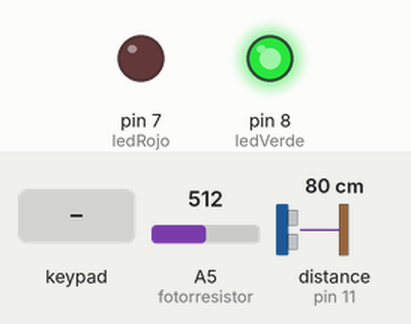
Recording of a sketch running on a simulated Arduino Uno, built with avr-gcc and run on an emulated ATmega328P. On the bench: output pins drawn as LEDs (lit = HIGH). Dashed ring = blinking. The inputs (shaded band) are chosen by the test bench; at power-on: A5 (fotorresistor) = 512, distance to the obstacle (sensor on pin 11) 80 cm. The echo pulse lasts 58.3 µs per cm; pins used as bus, display or sensor lines are not drawn.

Above: at 1.2 s.
1.3 s: keypad keys 2 3 4 5 pressed 0.4 s apart
At 5.8 s:
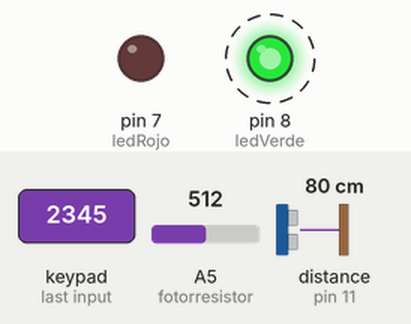
5.9 s: keypad keys 9 8 7 6 pressed 0.4 s apart
At 7.5 s:
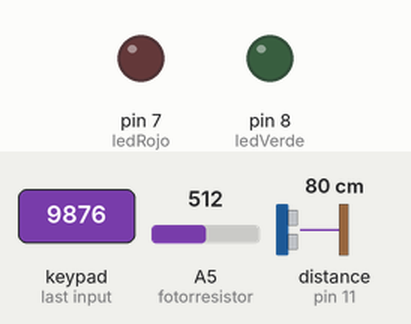
At 9.5 s:
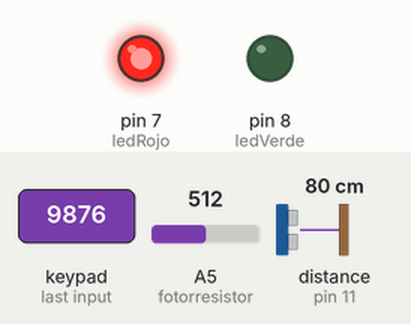
Timing chart, 0 to 14.6 s (numbered marks = the images above; inputs shaded):
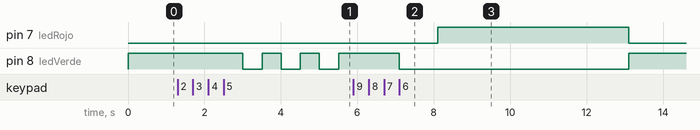

Measured:
- after the input at 1.3 s, pin 8 (ledVerde): alternates HIGH for 0.50 s and LOW for 0.50 s, starting after 1.7 s
- after the input at 5.9 s, pin 7 (ledRojo): LOW → HIGH after 2.2 s, → LOW 5.0 s later; pin 8 (ledVerde): HIGH → LOW after 1.2 s, → HIGH 6.0 s later

The sketch:

Ejercicio2.5.ino
```cpp
/*
  Contador2.5 Apertura y cierre automático con contador de entradas (0,35 puntos)
  *****************************************************************************
  GRUPO 5:
   - Olga Alonso Grela      UO288066
   - Pablo Pérez Saaverdra  UO288816
   - Martín Cancio Barrera  UO287561
  *****************************************************************************
*/

#include <Keypad.h>

int ledRojo = 7;
int ledVerde = 8;

const byte filas = 4;
const byte columnas = 4;
char keys[filas][columnas] = {{'1','2','3','A'},
                              {'4','5','6','B'},
                              {'7','8','9','C'},
                              {'*','0','#','D'}};
byte pinesFila[filas] = {2, 3, 4, 5};
byte pinesColumna[columnas] = {A0, A1, A2, A3};
Keypad keypad = Keypad(makeKeymap(keys), pinesFila, pinesColumna, filas, columnas);

unsigned long milis = 0;
unsigned long milis5000 = 0;
unsigned long resultTime = 0;

const byte longitudPass = 4;
char password[longitudPass] = {'9','8','7','6'};

int trig = 10;
int echo = 11;

int fotorresistor = A5;
int clk7Seg = 9;
int d10Seg = 12;

int gente = 0;

void setup() {
  pinMode(ledRojo, OUTPUT);
  pinMode(ledVerde, OUTPUT);

  pinMode(trig, OUTPUT);
  pinMode(echo, INPUT);

  pinMode(fotorresistor,INPUT);

  digitalWrite(ledVerde, HIGH);
  digitalWrite(ledRojo, LOW);
  Serial.begin(9600);
}

void loop() {
  if(checkPass() || detectorLuz()){
    digitalWrite(ledVerde, LOW);
    delay(1000);
    digitalWrite(ledRojo, HIGH);

    milis = millis();

    while(resultTime < 5000){
      if(!detectorUltrasonidosYLuz() && keypad.getKey() == 'C'){
          break;
      }
      milis5000 = millis();
      resultTime = milis5000-milis;
      //detectorUltrasonidosYLuz();

    }

    resultTime = 0;

    digitalWrite(ledVerde, HIGH);
    digitalWrite(ledRojo, LOW);
  }
}

bool checkPass(){
  char digit;
  bool correct = true;
  for(int i = 0; i < longitudPass; i++){
    digit = keypad.waitForKey();
    if(digit != password[i]){
      correct = false;
    }
  }

  if(!correct){
    digitalWrite(ledVerde, HIGH);
    delay(500);
    digitalWrite(ledVerde, LOW);
    delay(500);
    digitalWrite(ledVerde, HIGH);
    delay(500);
    digitalWrite(ledVerde, LOW);
    delay(500);
    digitalWrite(ledVerde, HIGH);
    delay(500);
    digitalWrite(ledVerde, LOW);
    delay(500);
    digitalWrite(ledVerde, HIGH);
    return correct;
  }
  return correct;
}

bool detectorUltrasonidosYLuz(){
  int cm = ping(trig,echo);
  if(cm <= 10 || analogRead(fotorresistor) < 200){
    milis = millis();
    resultTime = 0;
    return true;
  }
  return false;
}

int ping(int TriggerPin, int EchoPin) {
  long duration, distanceCm;

  digitalWrite(TriggerPin, LOW);  //para generar un pulso limpio ponemos a LOW 4us
  delayMicroseconds(4);
  digitalWrite(TriggerPin, HIGH);  //generamos Trigger (disparo) de 10us
  delayMicroseconds(10);
  digitalWrite(TriggerPin, LOW);

  duration = pulseIn(EchoPin, HIGH);  //medimos el tiempo entre pulsos, en microsegundos

  distanceCm = duration * 10 / 292/ 2;   //convertimos a distancia, en cm
  return distanceCm;
}

bool detectorLuz(){
  if(analogRead(fotorresistor) < 200){
    return true;
  }
  return false;
}
```
